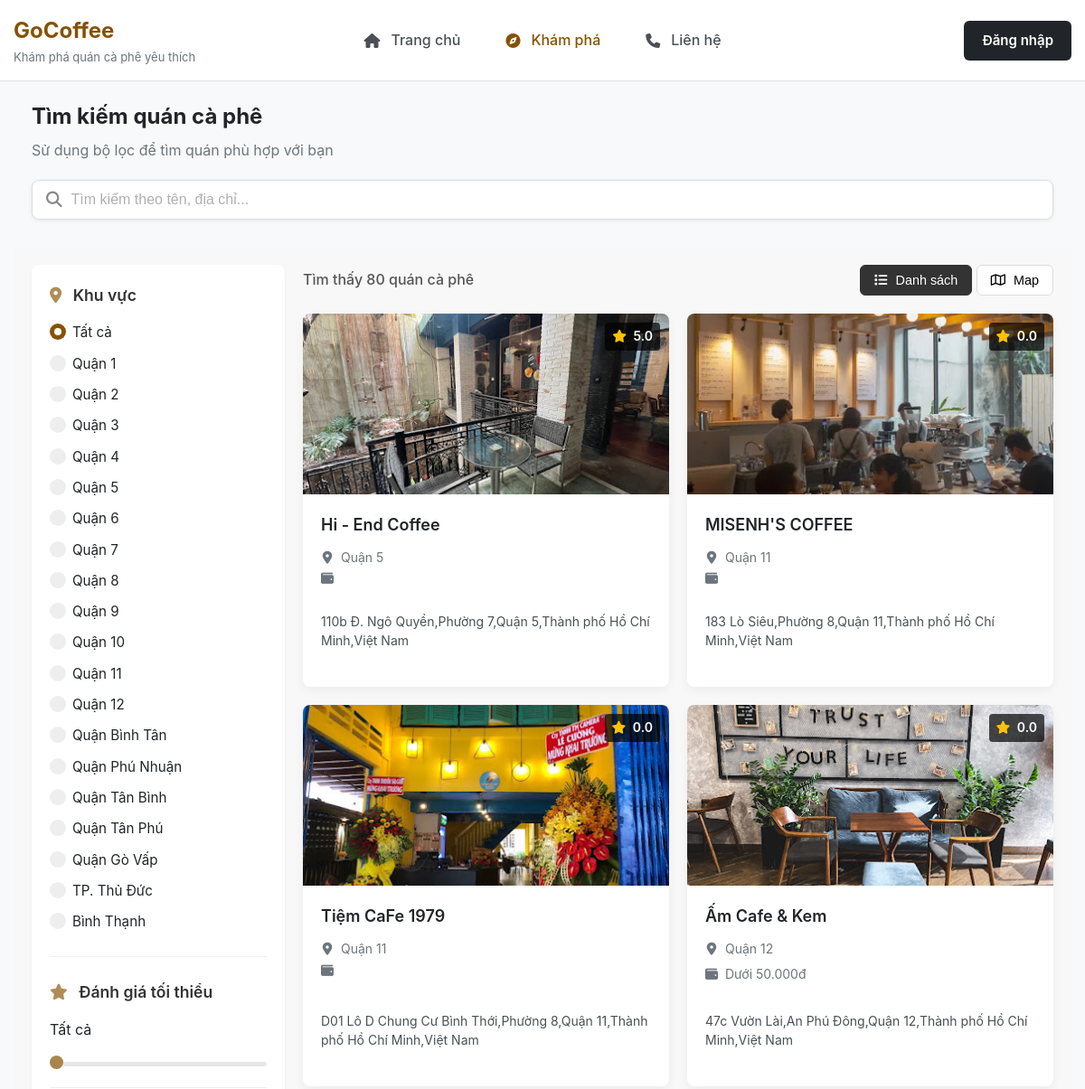
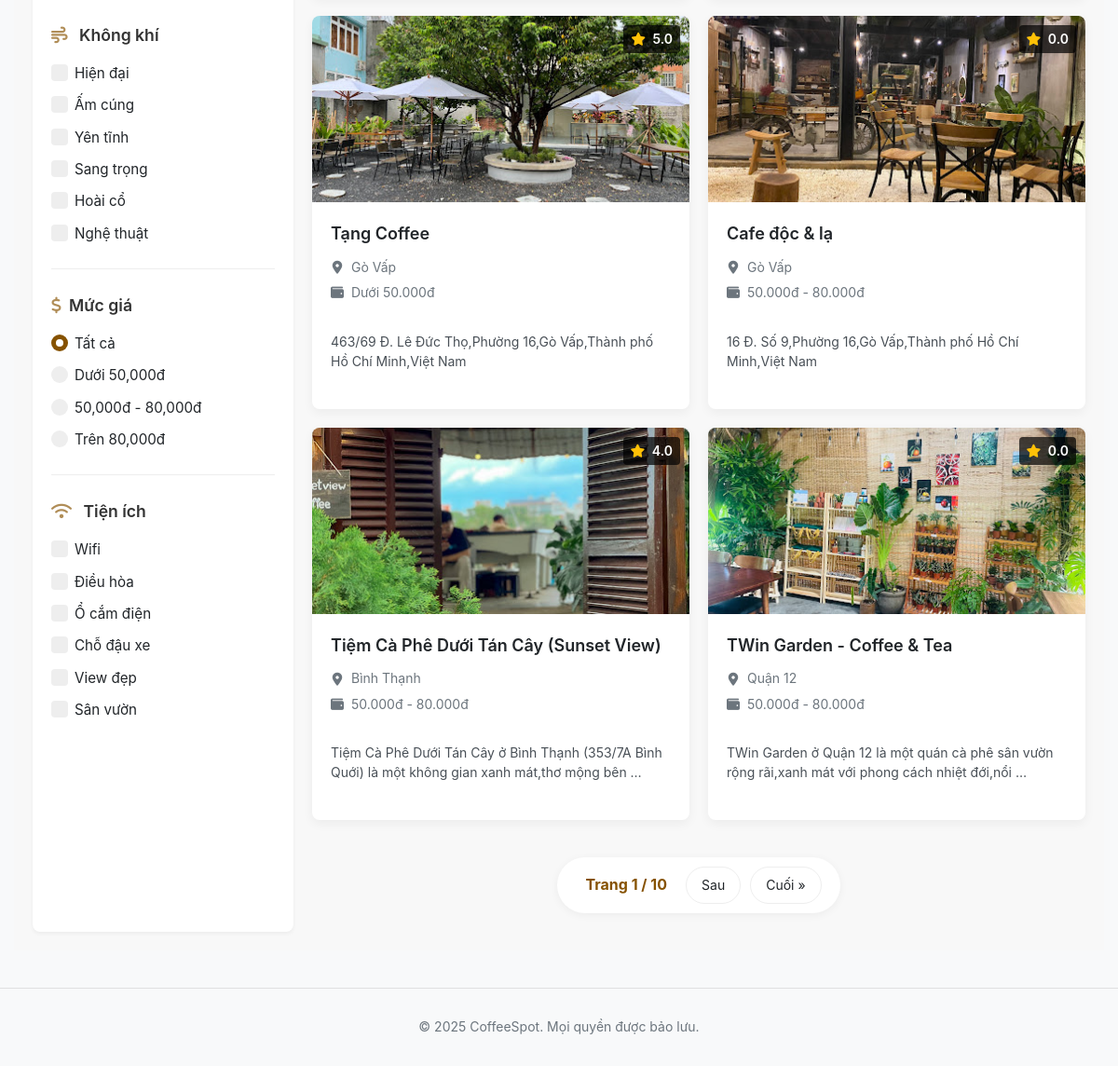
/shops/, run on an earlier commit of the app's database (2 pictures, top to bottom).
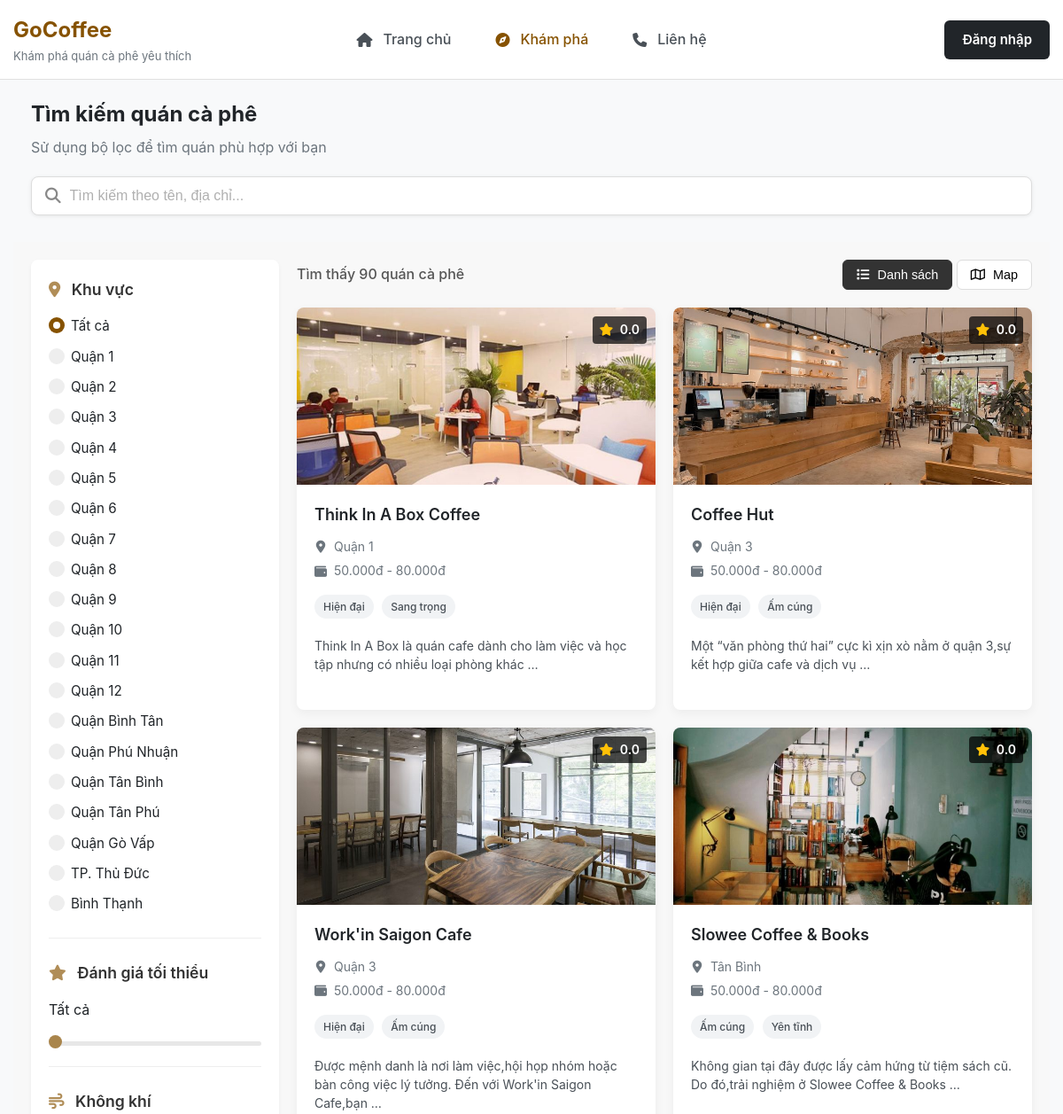
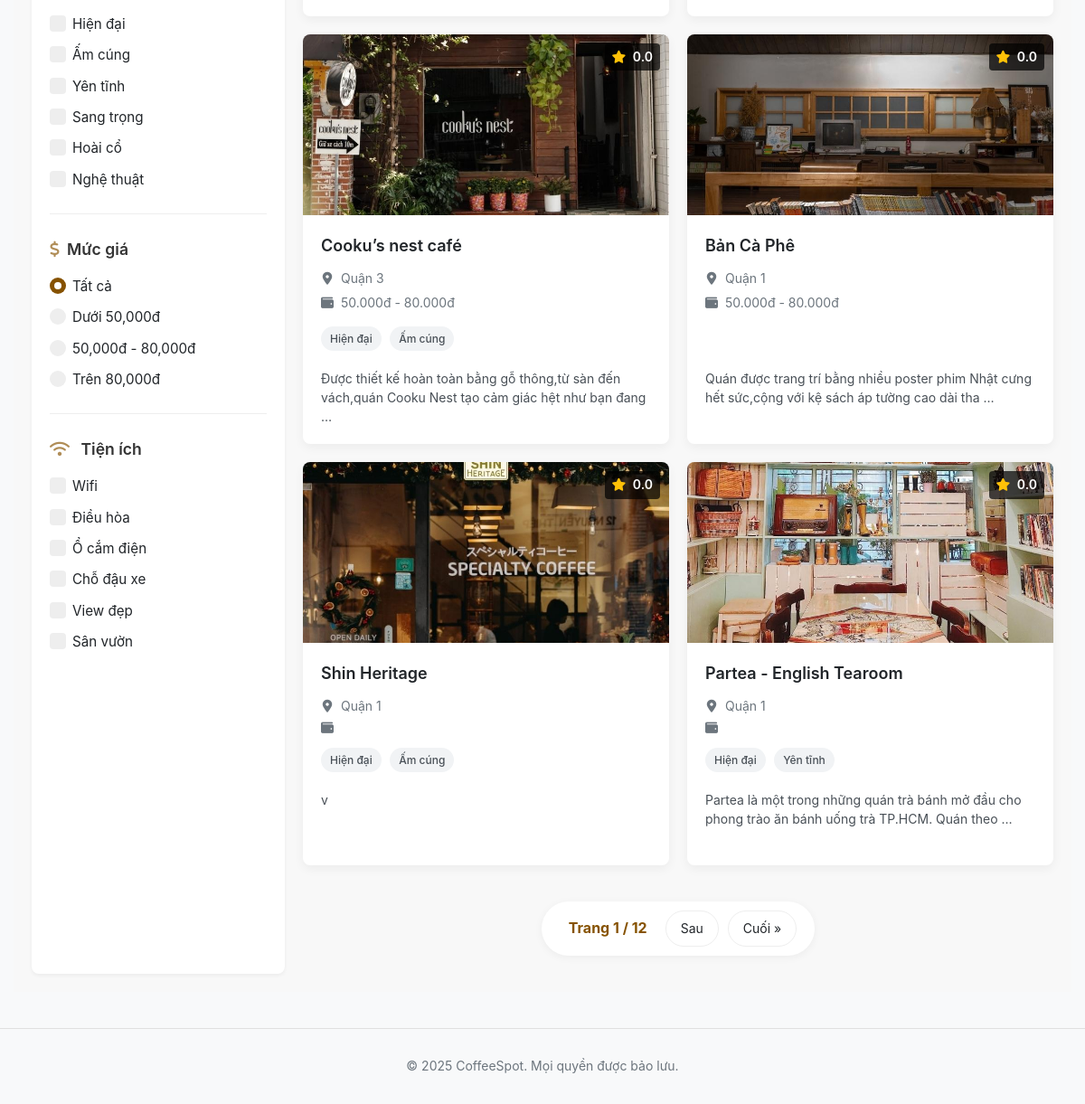
And on a later commit of the database (2 pictures, top to bottom).
### shops/models.py (models this page shows, shortened)
class CafeShop(models.Model):
    name = models.CharField(max_length = 200)
    address = models.CharField(max_length = 300)
    district = models.CharField(max_length=100, choices=DISTRICT_CHOICES)
    tags = models.CharField(max_length = 300, blank = True)
    amenities = models.CharField(max_length = 300, blank = True) #Tiện ích các thứ như Wifi, Chỗ đậu xe...
    description = models.CharField(max_length = 300, blank = True) #Tối đa 20 chữ
    price_range = models.CharField(max_length=100, choices=PRICE_CHOICES, blank=True)
    cover_image = models.ImageField(upload_to = 'covers/', blank = True, null = True)
    rating = models.FloatField(default = 0, validators = [MinValueValidator(0), MaxValueValidator(5)])
    latitude = models.FloatField(null=True, blank=True)
    longitude = models.FloatField(null=True, blank=True)
    avg_service = models.FloatField(default = 0)
    avg_ambiance = models.FloatField(default = 0)
    avg_drink = models.FloatField(default = 0)
    avg_price = models.FloatField(default = 0)
    def get_tag_list(self):
        if self.tags:
            return self.tags.split(',')
        return []

### shops/views.py (the view)
# urls.py: path('shops/', views.shop_list_view, name='shop_list'),
def shop_list_view(request):
    shops, district, rating, tags, price_range, amenities = filtered_shops(request)
    paginator = Paginator(shops, 8)
    page_number = request.GET.get('page')
    context = {'shops': paginator.get_page(page_number),
               'selected_district': district,
               'rating': round(rating, 1),
               'selected_tags': tags,
               'selected_price_range': price_range,
               'selected_amenities': amenities
               }
    return render(request, 'shop_list.html', context)

### templates/shop_list.html (shortened to what the changed rows need)
{% extends 'base.html' %}
{% load static %}
{% block extra_styles %}
    <link rel="stylesheet" href="{% static 'css/shop_list.css' %}">
{% endblock extra_styles %}
{% block content %}
    <section class="hero-section">
        <div class="section-title">
            <h2>Tìm kiếm quán cà phê</h2>
        </div>
    </section>
    <section class="content-section">
        <div class="main-section">
            <div class="content-header">
                <p>Tìm thấy {{ shops.paginator.count }} quán cà phê</p>
                <div class="content-view">
                    <button type="button" class="active" id="list-btn"><i class="fa-solid fa-list"></i> Danh sách
                    </button>
                    <button type="button" class="" id="map-btn"><i class="fa-regular fa-map"></i> Map</button>
                </div>
            </div>
            <div id="shop-list">
                <div class="content-main">
                    {% for shop in shops %}
                        <a href="{% url 'shop_detail' shop.id %}" class="cafe-card swiper-slide">
                            <div class="card-image">
                                {% if shop.cover_image %}
                                    <img src="{{ shop.cover_image.url }}" alt="{{ shop.name }}">
                                {% else %}
                                    <div class="card-image placeholder">
                                        <i class="fa-solid fa-image fa-3x"></i>
                                    </div>
                                {% endif %}
                                <div class="card-rating">
                                    <i class="fa-solid fa-star"></i> {{ shop.rating|floatformat:1 }}
                                </div>
                            </div>
                            <div class="card-content">
                                <h3>{{ shop.name }}</h3>
                                <div class="card-info">
                                    <div><i class="fa-solid fa-location-dot"></i>{{ shop.district }}</div>
                                    <div><i class="fa-solid fa-wallet"></i>{{ shop.price_range }}</div>
                                </div>
                                <div class="card-tags">
                                    {% for tag in shop.get_tag_list|slice:":2" %}
                                        <span class="tag">{{ tag }}</span>
                                    {% endfor %}
                                </div>
                                <p class="card-description">{{ shop.description|truncatewords:20 }}</p>
                            </div>
                        </a>
                    {% empty %}
                        <p>Không tìm thấy quán cà phê</p>
                    {% endfor %}
                </div>
                {% if shops.paginator.num_pages > 1 %}
                    <div class="pagination-container">
                        <div class="pagination">
                            <span class="current-page">
                        Trang {{ shops.number }} / {{ shops.paginator.num_pages }}
                    </span>
                            {% if shops.has_next %}
                                <a href="javascript:void(0)" onclick="goToPage({{ shops.next_page_number }})"
                                   class="page-link">Sau</a>
                                <a href="javascript:void(0)" onclick="goToPage({{ shops.paginator.num_pages }})"
                                   class="page-link">Cuối
                                    &raquo;</a>
                            {% endif %}
                        </div>
                    </div>
                {% endif %}
            </div>
        </div>
    </section>
{% endblock content %}

What changed in the data, as far as the page shows it:
no longer on this page (row unchanged): CafeShop: cover_image (picture), rating "5.0", name "Hi - End Coffee", district "Quận 5", description "110b Đ. Ngô Quyền,Phường 7,Quận 5,Thành phố Hồ Chí Minh,Việt Nam"
no longer on this page (row unchanged): CafeShop: cover_image (picture), rating "0.0", name "MISENH'S COFFEE", district "Quận 11", description "183 Lò Siêu,Phường 8,Quận 11,Thành phố Hồ Chí Minh,Việt Nam"
no longer on this page (row unchanged): CafeShop: cover_image (picture), rating "0.0", name "Tiệm CaFe 1979", district "Quận 11", description "D01 Lô D Chung Cư Bình Thới,Phường 8,Quận 11,Thành phố Hồ Chí Minh,Việt Nam"
no longer on this page (row unchanged): CafeShop: cover_image (picture), rating "0.0", name "Ấm Cafe & Kem", district "Quận 12", price_range "Dưới 50.000đ", description "47c Vườn Lài,An Phú Đông,Quận 12,Thành phố Hồ Chí Minh,Việt Nam"
no longer on this page (row unchanged): CafeShop: cover_image (picture), rating "5.0", name "Tạng Coffee", district "Gò Vấp", price_range "Dưới 50.000đ", description "463/69 Đ. Lê Đức Thọ,Phường 16,Gò Vấp,Thành phố Hồ Chí Minh,Việt Nam"
no longer on this page (row unchanged): CafeShop: cover_image (picture), rating "0.0", name "Cafe độc & lạ", district "Gò Vấp", price_range "50.000đ - 80.000đ", description "16 Đ. Số 9,Phường 16,Gò Vấp,Thành phố Hồ Chí Minh,Việt Nam"
no longer on this page (row unchanged): CafeShop: cover_image (picture), rating "4.0", name "Tiệm Cà Phê Dưới Tán Cây (Sunset View)", district "Bình Thạnh", price_range "50.000đ - 80.000đ", description "Tiệm Cà Phê Dưới Tán Cây ở Bình Thạnh (353/7A Bình Quới) là một không gian xanh mát,thơ mộng bên …"
no longer on this page (row unchanged): CafeShop: cover_image (picture), rating "0.0", name "TWin Garden - Coffee & Tea", district "Quận 12", price_range "50.000đ - 80.000đ", description "TWin Garden ở Quận 12 là một quán cà phê sân vườn rộng rãi,xanh mát với phong cách nhiệt đới,nổi …"
added CafeShop: cover_image (picture), rating "0.0", name "Think In A Box Coffee", district "Quận 1", price_range "50.000đ - 80.000đ", get_tag_list "Hiện đại" "Sang trọng", description "Think In A Box là quán cafe dành cho làm việc và học tập nhưng có nhiều loại phòng khác …"
added CafeShop: cover_image (picture), rating "0.0", name "Coffee Hut", district "Quận 3", price_range "50.000đ - 80.000đ", get_tag_list "Hiện đại" "Ấm cúng", description "Một “văn phòng thứ hai” cực kì xịn xò nằm ở quận 3,sự kết hợp giữa cafe và dịch vụ …"
added CafeShop: cover_image (picture), rating "0.0", name "Work'in Saigon Cafe", district "Quận 3", price_range "50.000đ - 80.000đ", get_tag_list "Hiện đại" "Ấm cúng", description "Được mệnh danh là nơi làm việc,hội họp nhóm hoặc bàn công việc lý tưởng. Đến với Work'in Saigon Cafe,bạn …"
added CafeShop: cover_image (picture), rating "0.0", name "Slowee Coffee & Books", district "Tân Bình", price_range "50.000đ - 80.000đ", get_tag_list "Ấm cúng" "Yên tĩnh", description "Không gian tại đây được lấy cảm hứng từ tiệm sách cũ. Do đó,trải nghiệm ở Slowee Coffee & Books …"
added CafeShop: cover_image (picture), rating "0.0", name "Cooku’s nest café", district "Quận 3", price_range "50.000đ - 80.000đ", get_tag_list "Hiện đại" "Ấm cúng", description "Được thiết kế hoàn toàn bằng gỗ thông,từ sàn đến vách,quán Cooku Nest tạo cảm giác hệt như bạn đang …"
added CafeShop: cover_image (picture), rating "0.0", name "Bản Cà Phê", district "Quận 1", price_range "50.000đ - 80.000đ", description "Quán được trang trí bằng nhiều poster phim Nhật cưng hết sức,cộng với kệ sách áp tường cao dài tha …"
added CafeShop: cover_image (picture), rating "0.0", name "Shin Heritage", district "Quận 1", get_tag_list "Hiện đại" "Ấm cúng", description "v"
added CafeShop: cover_image (picture), rating "0.0", name "Partea - English Tearoom", district "Quận 1", get_tag_list "Hiện đại" "Yên tĩnh", description "Partea là một trong những quán trà bánh mở đầu cho phong trào ăn bánh uống trà TP.HCM. Quán theo …"
Also different on the page:
{{ shops.paginator.count }}: "80" → "90"
{{ shops.paginator.num_pages }}: "10" → "12"
